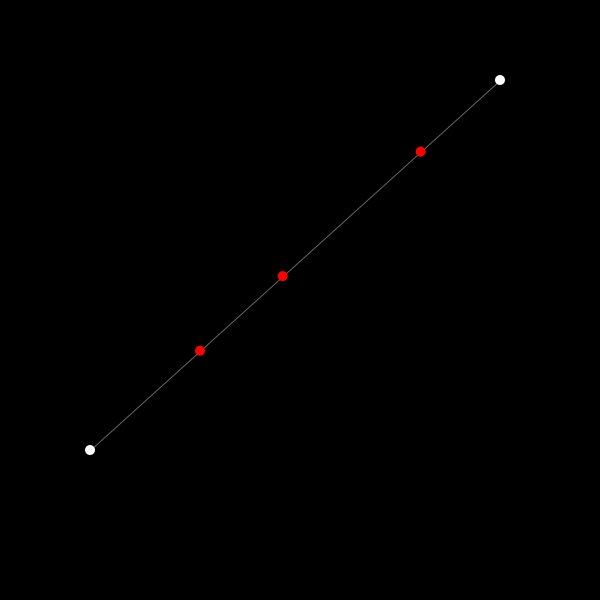
Frame 1 (no input)
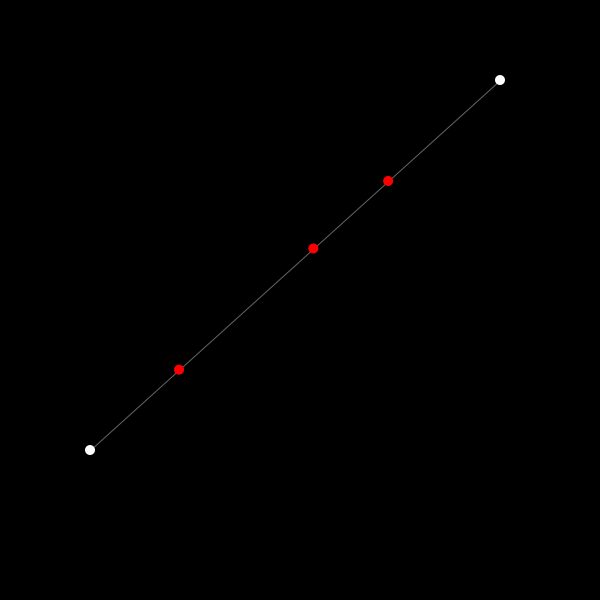
Frame 2 (the mouse pressed at the canvas centre, redrawn once)

The Processing sketch that drew these frames (run headless with seeded random() and noise(); the mouse was pressed at the canvas centre and the sketch redrawn once):

// Processing sketch: deuxieme_ex_intervalles_semi_reguliers
// ── deuxieme_ex_intervalles_semi_reguliers.pde
// déclaration variables globales
int ax = 90;
int ay = 450;
int bx = 500;
int by = 80;
int nbIntervalles = 4;
float fractionIntervalle = 1.0/float(nbIntervalles);
float delta;

// Setup
void setup() {
  size(600, 600);

  noLoop();
  //println(lerp(ax, bx, fractionIntervalle));
  //println(lerp(ay, by, fractionIntervalle));
}

// draw
void draw() {
  background(0);

  noFill();
  stroke(100);
  line(ax, ay, bx, by);

  noStroke();
  fill(255);
  circle(ax, ay, 10);
  ellipse(bx, by, 10, 10);

  fill(255, 0, 0);

  // On établit une distance maximale pour les déviations
  float potentielDeviation = fractionIntervalle * 0.25;

  // L’itération permet d’établir chacune des positions de nos subdivisions  
  for (int i = 1; i < nbIntervalles; i++) {

    // Le ratio cumulé de nos subdivisions : 1/4, 2/4, 3/4.
    float portionChemin = fractionIntervalle*i;

    // Décalage par rapport à position idéale d’une subdivision
    delta = random(-potentielDeviation, potentielDeviation);
    // Donc la première borne est située au quart du chemin à parcourir, plus ou moins une valeur d’écart unique à cette fraction.
    // Idem pour les bornes suivantes.
    portionChemin = portionChemin + delta;

    float posx = lerp(ax, bx, portionChemin);
    float posy = lerp(ay, by, portionChemin);
    circle(posx, posy, 10);
  }
}

void mousePressed() {
  redraw();
}
